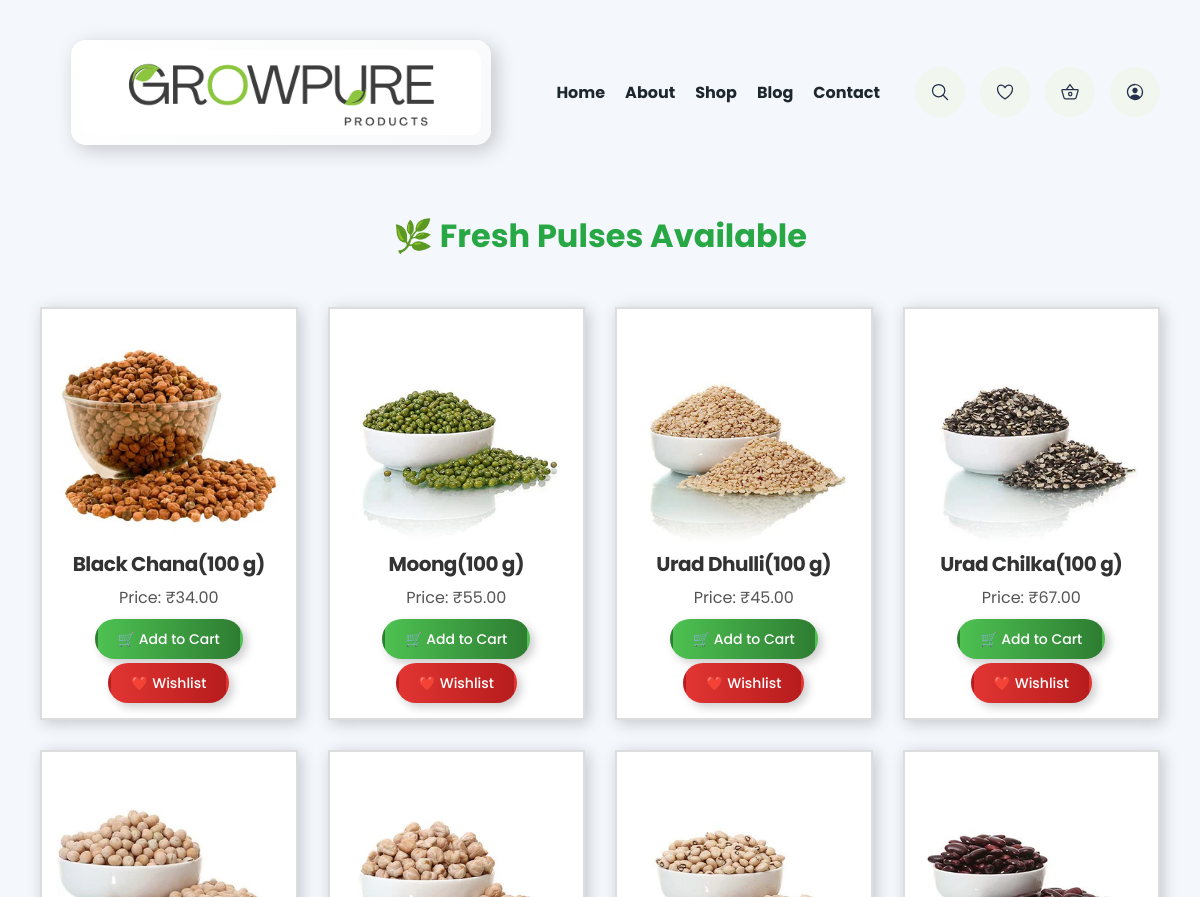
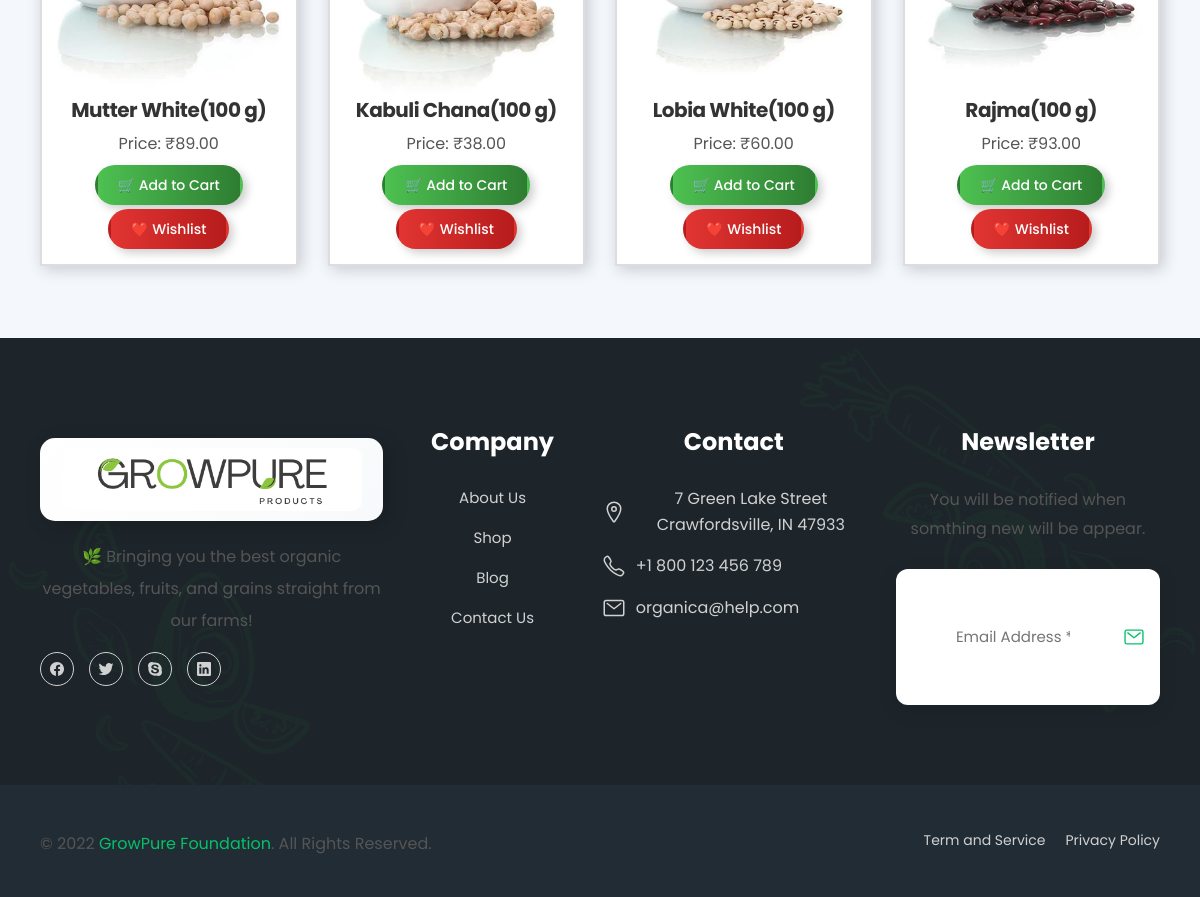
The page /pulses/ on the database its author committed (2 pictures, top to bottom).
### myApp/models.py (models this page shows, shortened)
class Pulse(models.Model):
    photo = models.ImageField(upload_to="pulse/")
    title = models.CharField(max_length=100)
    price = models.DecimalField(max_digits=10, decimal_places=2)

### GrowPure/views.py (the view)
# urls.py: path('pulses/', views.pulse_list, name='pulse_list'),
def pulse_list(request):
    pulses = Pulse.objects.all()  # Fetch all pulses from the database
    return render(request, 'pulse_store.html', {'pulses': pulses})

### templates/pulse_store.html (shortened to what this page needs)
{% include 'header.html' %}
<!DOCTYPE html>
<html lang="en">
<head>
    <link rel="stylesheet" href="/static/css/fruit.css">
</head>
<body style="background-color: #f4f7fc;">
    <br>
    <h1 style="color: #28a745;">🌿 Fresh Pulses Available</h1>
    <br>
      <div class="container">
        {% for pulse in pulses %}
              <div class="fruit">
                <img src="{{ pulse.photo.url }}" alt="{{ pulse.title }}">
                <h2 style="margin-bottom: 0px;">{{ pulse.title }}</h2>
                <p>Price: ₹{{ pulse.price }}</p>
                <a href="{% url 'add_to_cart' 'pulse' pulse.id %}">
                  <button class="btn btn-cart">🛒 Add to Cart</button>
               </a>
                <a href="{% url 'add_pulse_to_wishlist' pulse.id %}">
                  <button class="btn btn-wishlist">❤️ Wishlist</button>
                </a>
              </div>
          {% endfor %}
      </div>
      <br><br>
</body>
</html>
{% include 'footer.html' %}

### static/css/fruit.css (style rules this page uses)
body { font-family: 'Poppins', sans-serif; text-align: center; }
.container { display: grid; grid-template-columns: repeat(4, 1fr); gap: 30px; justify-content: center; padding: 20px; max-width: 1200px; margin: auto; }
.fruit { border: 2px solid #ddd; padding: 15px; box-shadow: 3px 3px 15px rgba(0, 0, 0, 0.2); background: #fff; transition: border-color 0.3s ease, transform 0.3s ease; display: flex; flex-direction: column; align-items: center; text-align: center; }
.fruit img { width: 100%; height: auto; }
h2 { font-size: 20px; color: #333; }
p { margin: 5px 0; font-size: 16px; color: #555; }
@media (max-width: 1200px) { .container { grid-template-columns: repeat(4, 1fr); } }
.btn { width: 50px; height: 40px; border: none; border-radius: 8px; font-size: 24px; font-weight: bold; cursor: pointer; transition: 0.3s ease-in-out; display: flex; align-items: center; justify-content: center; box-shadow: 4px 4px 10px rgba(0, 0, 0, 0.2); text-decoration: none; border: 3px solid transparent; margin-top: 4px; }
.btn-cart { background: linear-gradient(to right, #4dc151, #2e7d32); color: white; }
.btn-wishlist { background: linear-gradient(to right, #e13532, #b71c1c); color: white; }

### static/css/main.css (style rules this page uses)
:root { --charleston-green: hsl(206, 20%, 14%); --battleship-gray: hsl(0, 0%, 53%); --shamrock-green: hsl(152, 95%, 31%); --russian-violet: hsl(245, 97%, 13%); --yellow-orange: hsl(36, 100%, 50%); --green-pigment: hsl(152, 95%, 33%); --roman-silver: hsl(223, 6%, 55%); --sonic-silver: hsl(0, 0%, 45%); --eerie-black: hsl(210, 11%, 15%); --space-cadet: hsl(222, 36%, 22%); --light-gray: hsl(0, 0%, 82%); --mint-cream: hsl(96, 36%, 95%); --gunmetal-1: hsl(207, 21%, 17%); --gunmetal-2: hsl(206, 21%, 15%); --black_90: hsla(0, 0%, 0%, 0.9); --black_50: hsla(0, 0%, 0%, 0.5); --black_25: hsla(0, 0%, 0%, 0.25); --white_50: hsla(0, 0%, 100%, 0.50); --white_25: hsla(0, 0%, 100%, 0.25); --white_10: hsla(0, 0%, 100%, 0.1); --platinum: hsl(0, 0%, 92%); --cultured: hsl(0, 0%, 94%); --emerald: hsl(152, 95%, 39%); --emerald_70: hsla(152, 95%, 39%, 0.7); --white: hsl(0, 0%, 100%); --black: hsl(0, 0%, 0%); --onyx: hsl(0, 0%, 27%); --jet: hsl(0, 0%, 20%); --russian-violet_65: hsla(245, 97%, 13%, 0.65); --rhythm: hsl(220, 17%, 49%); --spanish-gray: hsl(156, 3%, 61%); --ff-playfair-display: 'Playfair Display', serif; --ff-roboto: 'Roboto', sans-serif; --fs-1: 3rem; --fs-2: 2.4rem; --fs-3: 2rem; --fs-4: 1.8rem; --fs-5: 1.7rem; --fs-6: 1.5rem; --fs-7: 1.4rem; --fs-8: 1.3rem; --fs-9: 1rem; --fw-400: 400; --fw-500: 500; --fw-600: 600; --fw-700: 700; --section-padding: 80px; --radius-4: 4px; --radius-6: 6px; --shadow-1: 0 12px 25px -8px hsla(0, 0%, 0%, 0.2); --shadow-2: -12px 0 25px -8px hsla(0, 0%, 0%, 0.2); --shadow-3: 12px 0 25px -8px hsla(0, 0%, 0%, 0.2); --transition-1: 0.05s ease; --transition-2: 0.25s ease; --cubic-in: cubic-bezier(0.51, 0.03, 0.64, 0.28); --cubic-out: cubic-bezier(0.33, 0.85, 0.4, 0.96); }
*, *::before, *::after { margin: 0; padding: 0; box-sizing: border-box; }
a { text-decoration: none; color: inherit; }
a, img, span, input, label, button, ion-icon { display: block; }
img { height: auto; }
input, button { background: none; border: none; font: inherit; }
button { cursor: pointer; }
html { font-size: 10px; font-family: var(--ff-roboto); scroll-behavior: smooth; }
body { font-size: 1.6rem; background-color: var(--white); }
.container { padding-inline: 15px; }
.btn { background-color: var(--bg-color, var(--emerald)); color: var(--color, var(--white)); display: flex; align-items: center; gap: 8px; width: max-content; font-size: var(--fs, var(--fs-7)); font-weight: var(--fw, var(--fw-500)); padding: var(--padding, 15px 20px); border-radius: 50px; transition: var(--transition-2); }
@media (min-width: 569px) { :root { --fs-1: 3.2rem; } }
@media (min-width: 569px) { .container { max-width: 520px; margin-inline: auto; } }
@media (min-width: 768px) { :root { --fs-1: 3.8rem; } }
@media (min-width: 768px) { .container { max-width: 700px; } }
@media (min-width: 992px) { .container { padding-inline: 40px; max-width: 1020px; } }
@media (min-width: 1200px) { .container { max-width: 1200px; } }

### static/css/checkout.css (style rules this page uses)
body { font-family: 'Roboto', sans-serif; background-color: #f8f9fa; color: #333; line-height: 1.6; }
.container { max-width: 1200px; margin: 0 auto; padding: 20px; }
h2, h3 { color: #2c3e50; font-weight: 700; }
h2 { margin-bottom: 40px; font-size: 2.5rem; text-align: center; letter-spacing: -0.5px; }

### rows shown on the page
Pulse: photo (picture), title "Black Chana(100 g)", price "34.00"
Pulse: photo (picture), title "Moong(100 g)", price "55.00"
Pulse: photo (picture), title "Urad Dhulli(100 g)", price "45.00"
Pulse: photo (picture), title "Urad Chilka(100 g)", price "67.00"
Pulse: photo (picture), title "Mutter White(100 g)", price "89.00"
Pulse: photo (picture), title "Kabuli Chana(100 g)", price "38.00"
Pulse: photo (picture), title "Lobia White(100 g)", price "60.00"
Pulse: photo (picture), title "Rajma(100 g)", price "93.00"
